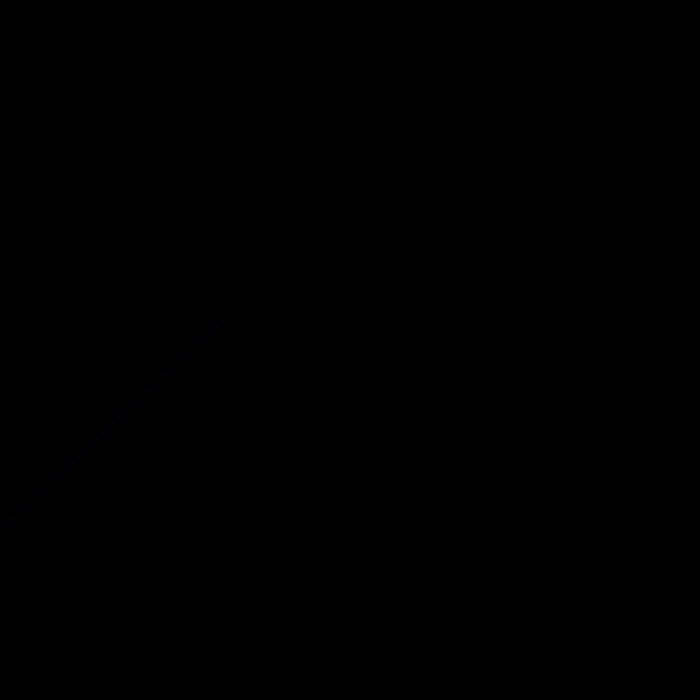
Frame 1 (no input)
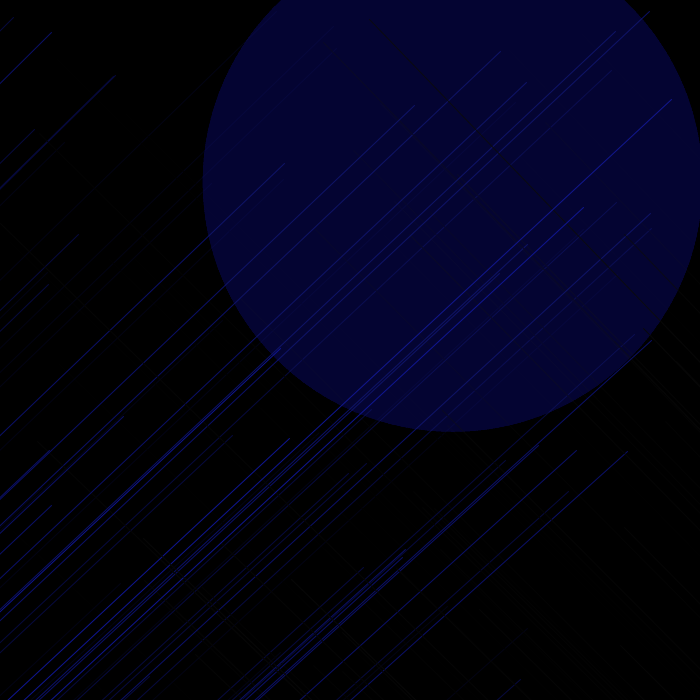
Frame 60 (the mouse pressed at the canvas centre just before this capture)
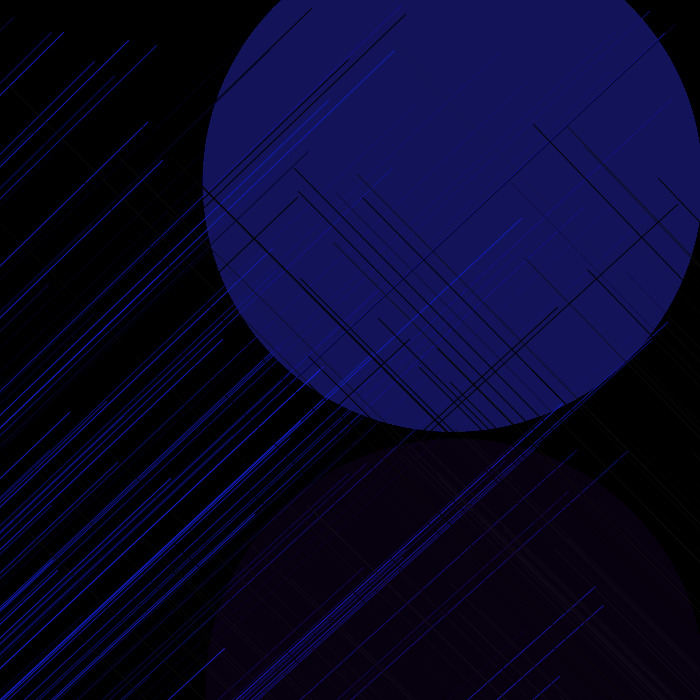
Frame 120 (the mouse held since frame 60 and released just before this capture)

The Processing sketch that drew these frames (run headless with seeded random() and noise(); from frame 60 on, the mouse is pressed at the canvas centre):

// Processing sketch: Davidsketch_240222aLayered
// ── Davidsketch_240222aLayered.pde
//code runs at start
void setup() {
  size(700, 700); // set size to 700,700
  background(0); //set background to black
}
//global variables
//for changing alpha values to fade in
float appear = 1;
//random x and y positions
float x = random(700);
float y = random(700);
//color pallete for the circles to chose from
color[] pallete = {#1D5AF5, #6B1DF5, #492B6F, #16186F, #91201A};
//variable that picks a random color from color pallete
color p = int(random(pallete.length-1));
void draw() {
  //run function that makes circles fade in
  timeup();
  //use appear variable to make dark lines
  stroke(appear);
  //random lines going off the page diagonally
  line(random(0, 700), random(0, 700), 9999, 9999);
  //use appear variable to make dark blue  lines
  stroke(appear*2, appear*3, appear*20);
  //random lines going off the page diagonally in the other direction
  line(-9999, 9999, random(0, 700), random(0, 700));
}

//function that makes circles appear over time
void timeup() {
  //if appear is greater than 10 reset the variable and choose another random position and color from color pallete
  if (appear > 10)
  {
    appear=0;
    x = random(700);
    y = random(700);
    p = int(random(pallete.length-1));
  } else
    if (frameCount%19==0) { // if frame count is divisiable by 19 then incrimment the appear variable.
      appear+= 2.1;
    }
  //turn off stroke and draw the circle that fades in and position
  noStroke();
  fill(pallete[p], appear);
  circle(x, y, 500);
}
